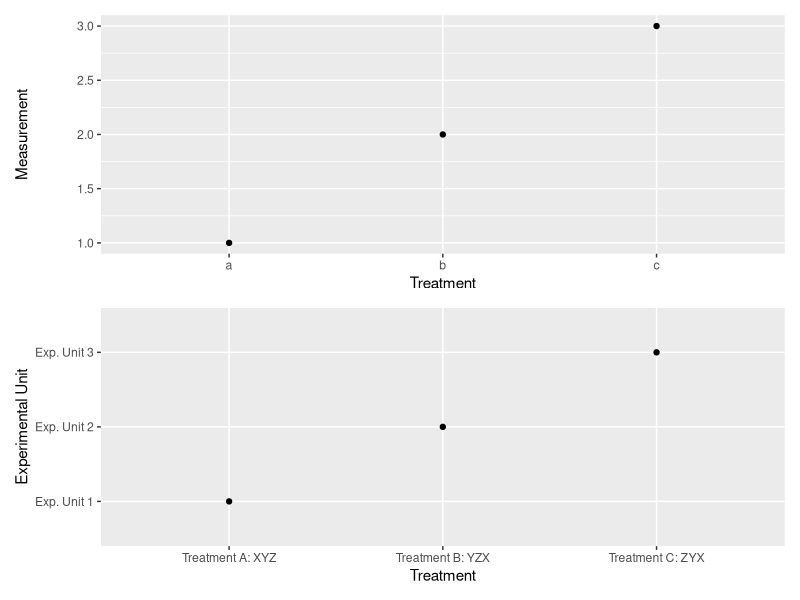

Write R code to recreate this figure.
## ---- chunk 1
library(tidyverse)
library(sjlabelled)
library(patchwork)
## ---- chunk 2
df <- data.frame(v = c(1, 2, 3), f = c("a", "b", "c"))
df_labelled <- df %>%
  val_labels(
    # levels are characters
    f = c(
      "Treatment A: XYZ" = "a", "Treatment B: YZX" = "b", 
      "Treatment C: ZYX" = "c"
    ), 
    # levels are numeric
    v = c("Exp. Unit 1" = 1, "Exp. Unit 2" = 2, "Exp. Unit 3" = 3)
  )
## ---- chunk 3
df
df_labelled
## ---- chunk 4
str(df)
str(df_labelled) # notice the attributes
## ---- chunk 5
p1 <- df_labelled %>% # or, df
  ggplot(aes(x = f, y = v)) + 
  geom_point() + 
  labs(x = "Treatment", y = "Measurement")
p2 <- df_labelled %>%
  ggplot(aes(x = as_label(f), y = as_label(v))) + 
  geom_point() + 
  labs(x = "Treatment", y = "Experimental Unit")

p1 / p2
